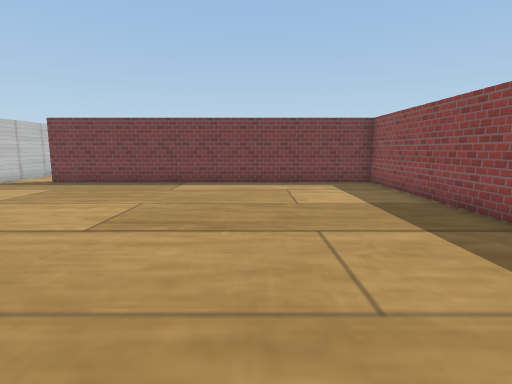
view 1 (above)

15 first-person views from a walk through a scene from a Unity 3-D project. The camera is 1.3 m above the floor, tilts 8° down and sees 80° across. The floor is counted in squares, 1 m on a side. Each view is taken from the middle of a square. On the plan, view 1 faces up. The plan holds only what a view shows up to about 14 squares ahead; the rest is blank. The player is left out. Some surface patterns are stand-ins.

view 2
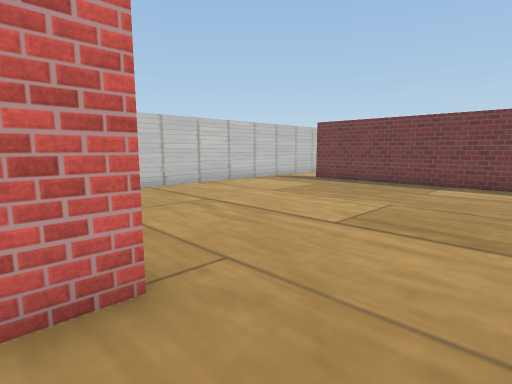

view 3
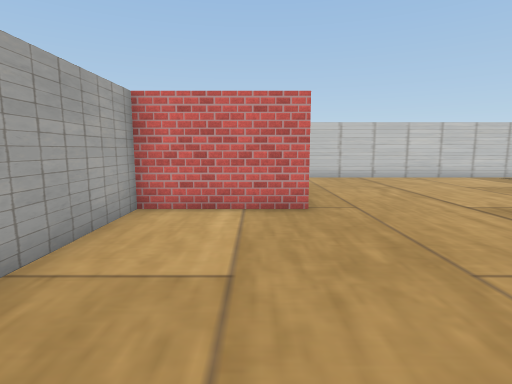

view 4
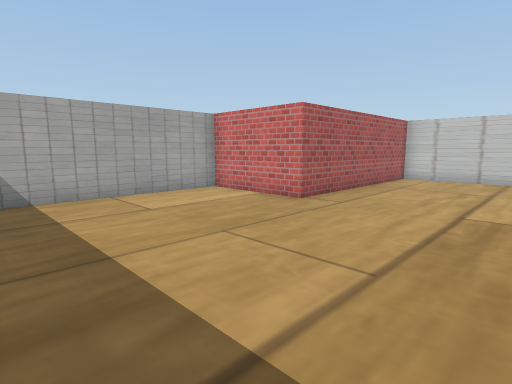

view 5
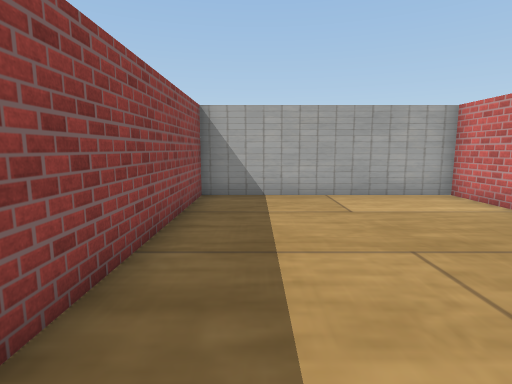

view 6
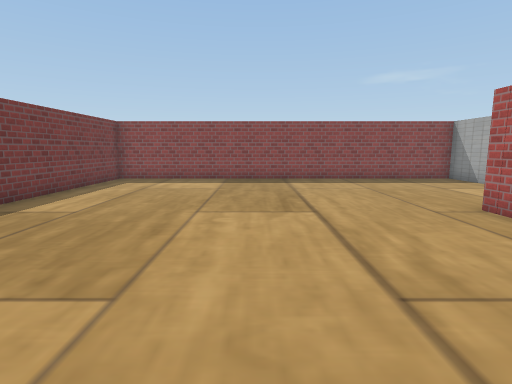

view 7
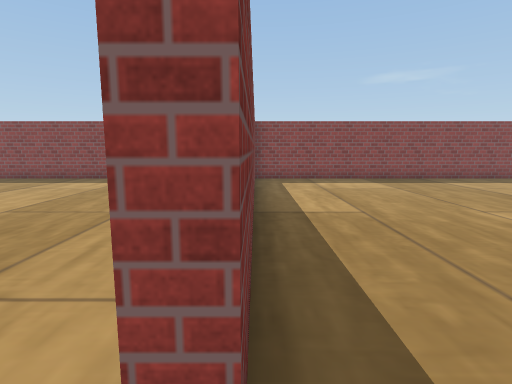

view 8
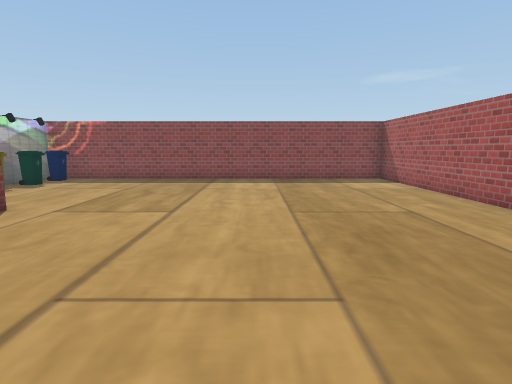

view 9
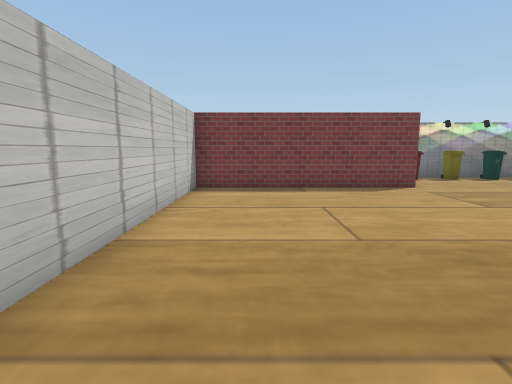

view 10
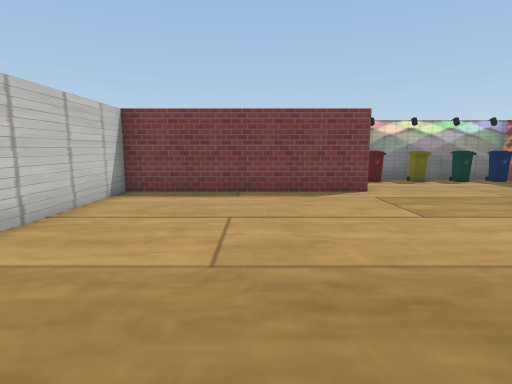

view 11
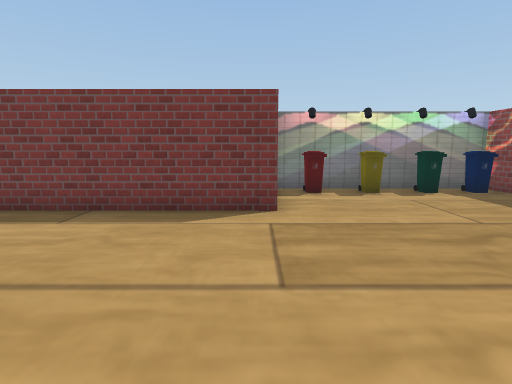

view 12
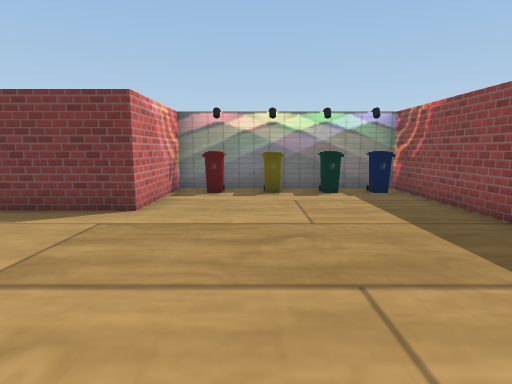

view 13
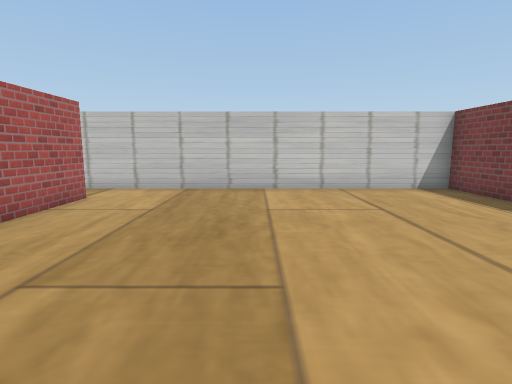

view 14
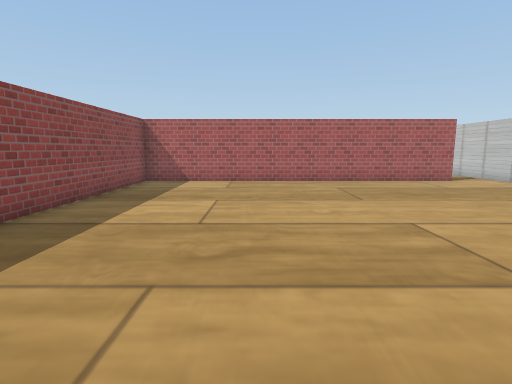

view 15
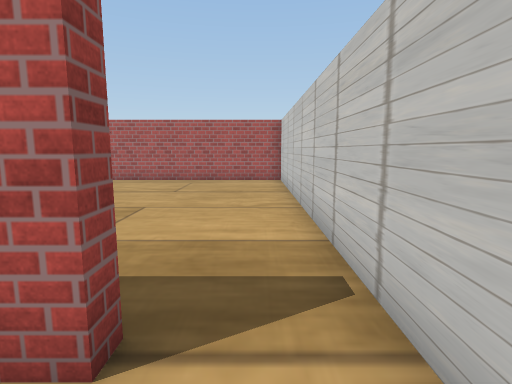

### Floor plan
Points are (right, up) in squares from view 1. A wall is a line through its corners. A room is listed if a view was taken in it or the views show most of it. See-through windows are left out.
Room 1 (views 1, 2, 3, 4, 5, 6, 7)
walls: (-10, 12.5) (-10, 1.1) (-2.6, 1.1) (-2.6, -2.6) (4.5, -2.6) (4.5, 12) (-8.1, 12) (-8.1, 12.4)
ways out: opening at (-9, 12) to room 2
Room 2 (views 8, 9, 10, 11, 12, 13, 14, 15)
walls: (-8.1, 12.4) (4.5, 12.4) (4.5, 27.1) (-2.6, 27.1) (-2.6, 23.4) (-10, 23.4) (-10, 12.5)
ways out: opening at (-9, 12) to room 1
objects: bin (-1, 26); bin (0, 26) to (1, 26); other object (2, 26); other object (4, 26)

Where each view was taken, in squares from view 1:
view 1: 0 up, 0 right, facing up
view 2: 0 up, 0 right, facing up-left
view 3: 0 up, 4 right, facing left
view 4: 6 up, 4 right, facing down-left
view 5: 6 up, 3 right, facing down
view 6: 6 up, 9 left, facing right
view 7: 12 up, 9 left, facing right
view 8: 18 up, 9 left, facing right
view 9: 13 up, 8 left, facing up
view 10: 14 up, 6 left, facing up
view 11: 17 up, 3 left, facing up
view 12: 17 up, 0 right, facing up
view 13: 17 up, 0 right, facing left
view 14: 25 up, 0 right, facing down
view 15: 14 up, 9 left, facing down
